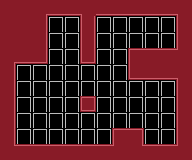

A 2D game scene composited from a Tiled map and its tileset images. What follows is a short description and the map's XML, with every tile layer's data as written:
An orthogonal 12x10 tile map with 16x16 px tiles, 2 tile layers (foreground, collision).

<map version="1.0" orientation="orthogonal" width="12" height="10" tilewidth="16" tileheight="16">
 <tileset firstgid="1" name="Mockup" tilewidth="16" tileheight="16">
  <image source="./basic.png" width="224" height="48" />
 </tileset>
 <layer name="foreground" width="12" height="10">
  <data>
   <tile gid="20" />
   <tile gid="20" />
   <tile gid="5" />
   <tile gid="6" />
   <tile gid="6" />
   <tile gid="7" />
   <tile gid="6" />
   <tile gid="6" />
   <tile gid="6" />
   <tile gid="6" />
   <tile gid="6" />
   <tile gid="7" />
   <tile gid="20" />
   <tile gid="20" />
   <tile gid="19" />
   <tile gid="20" />
   <tile gid="20" />
   <tile gid="15" />
   <tile gid="20" />
   <tile gid="20" />
   <tile gid="20" />
   <tile gid="20" />
   <tile gid="20" />
   <tile gid="21" />
   <tile gid="20" />
   <tile gid="20" />
   <tile gid="19" />
   <tile gid="20" />
   <tile gid="20" />
   <tile gid="15" />
   <tile gid="20" />
   <tile gid="20" />
   <tile gid="20" />
   <tile gid="20" />
   <tile gid="20" />
   <tile gid="21" />
   <tile gid="5" />
   <tile gid="6" />
   <tile gid="18" />
   <tile gid="20" />
   <tile gid="20" />
   <tile gid="29" />
   <tile gid="20" />
   <tile gid="20" />
   <tile gid="3" />
   <tile gid="34" />
   <tile gid="34" />
   <tile gid="35" />
   <tile gid="19" />
   <tile gid="20" />
   <tile gid="20" />
   <tile gid="20" />
   <tile gid="20" />
   <tile gid="20" />
   <tile gid="20" />
   <tile gid="20" />
   <tile gid="17" />
   <tile gid="6" />
   <tile gid="6" />
   <tile gid="7" />
   <tile gid="19" />
   <tile gid="20" />
   <tile gid="20" />
   <tile gid="20" />
   <tile gid="20" />
   <tile gid="20" />
   <tile gid="20" />
   <tile gid="20" />
   <tile gid="20" />
   <tile gid="20" />
   <tile gid="20" />
   <tile gid="21" />
   <tile gid="19" />
   <tile gid="20" />
   <tile gid="20" />
   <tile gid="20" />
   <tile gid="20" />
   <tile gid="2" />
   <tile gid="20" />
   <tile gid="20" />
   <tile gid="20" />
   <tile gid="20" />
   <tile gid="20" />
   <tile gid="21" />
   <tile gid="19" />
   <tile gid="20" />
   <tile gid="20" />
   <tile gid="20" />
   <tile gid="20" />
   <tile gid="20" />
   <tile gid="20" />
   <tile gid="20" />
   <tile gid="20" />
   <tile gid="20" />
   <tile gid="20" />
   <tile gid="21" />
   <tile gid="19" />
   <tile gid="20" />
   <tile gid="20" />
   <tile gid="20" />
   <tile gid="20" />
   <tile gid="20" />
   <tile gid="20" />
   <tile gid="3" />
   <tile gid="4" />
   <tile gid="20" />
   <tile gid="20" />
   <tile gid="21" />
   <tile gid="33" />
   <tile gid="34" />
   <tile gid="34" />
   <tile gid="34" />
   <tile gid="34" />
   <tile gid="34" />
   <tile gid="34" />
   <tile gid="35" />
   <tile gid="33" />
   <tile gid="34" />
   <tile gid="34" />
   <tile gid="35" />
  </data>
 </layer>
 <layer name="collision" width="12" height="10" opacity="0.74">
  <data>
   <tile gid="24" />
   <tile gid="24" />
   <tile gid="24" />
   <tile gid="24" />
   <tile gid="24" />
   <tile gid="24" />
   <tile gid="24" />
   <tile gid="24" />
   <tile gid="24" />
   <tile gid="24" />
   <tile gid="24" />
   <tile gid="24" />
   <tile gid="24" />
   <tile gid="24" />
   <tile gid="24" />
   <tile gid="1" />
   <tile gid="1" />
   <tile gid="24" />
   <tile gid="1" />
   <tile gid="1" />
   <tile gid="1" />
   <tile gid="1" />
   <tile gid="1" />
   <tile gid="24" />
   <tile gid="24" />
   <tile gid="24" />
   <tile gid="24" />
   <tile gid="1" />
   <tile gid="1" />
   <tile gid="24" />
   <tile gid="1" />
   <tile gid="1" />
   <tile gid="1" />
   <tile gid="1" />
   <tile gid="1" />
   <tile gid="24" />
   <tile gid="24" />
   <tile gid="24" />
   <tile gid="24" />
   <tile gid="1" />
   <tile gid="1" />
   <tile gid="24" />
   <tile gid="1" />
   <tile gid="1" />
   <tile gid="24" />
   <tile gid="24" />
   <tile gid="24" />
   <tile gid="24" />
   <tile gid="24" />
   <tile gid="1" />
   <tile gid="1" />
   <tile gid="1" />
   <tile gid="1" />
   <tile gid="1" />
   <tile gid="1" />
   <tile gid="1" />
   <tile gid="24" />
   <tile gid="24" />
   <tile gid="24" />
   <tile gid="24" />
   <tile gid="24" />
   <tile gid="1" />
   <tile gid="1" />
   <tile gid="1" />
   <tile gid="1" />
   <tile gid="1" />
   <tile gid="1" />
   <tile gid="1" />
   <tile gid="1" />
   <tile gid="1" />
   <tile gid="1" />
   <tile gid="24" />
   <tile gid="24" />
   <tile gid="1" />
   <tile gid="1" />
   <tile gid="1" />
   <tile gid="1" />
   <tile gid="24" />
   <tile gid="1" />
   <tile gid="1" />
   <tile gid="1" />
   <tile gid="1" />
   <tile gid="1" />
   <tile gid="24" />
   <tile gid="24" />
   <tile gid="1" />
   <tile gid="1" />
   <tile gid="1" />
   <tile gid="1" />
   <tile gid="1" />
   <tile gid="1" />
   <tile gid="1" />
   <tile gid="1" />
   <tile gid="1" />
   <tile gid="1" />
   <tile gid="24" />
   <tile gid="24" />
   <tile gid="1" />
   <tile gid="1" />
   <tile gid="1" />
   <tile gid="1" />
   <tile gid="1" />
   <tile gid="1" />
   <tile gid="24" />
   <tile gid="24" />
   <tile gid="1" />
   <tile gid="1" />
   <tile gid="24" />
   <tile gid="24" />
   <tile gid="24" />
   <tile gid="24" />
   <tile gid="24" />
   <tile gid="24" />
   <tile gid="24" />
   <tile gid="24" />
   <tile gid="24" />
   <tile gid="24" />
   <tile gid="24" />
   <tile gid="24" />
   <tile gid="24" />
  </data>
 </layer>
</map>